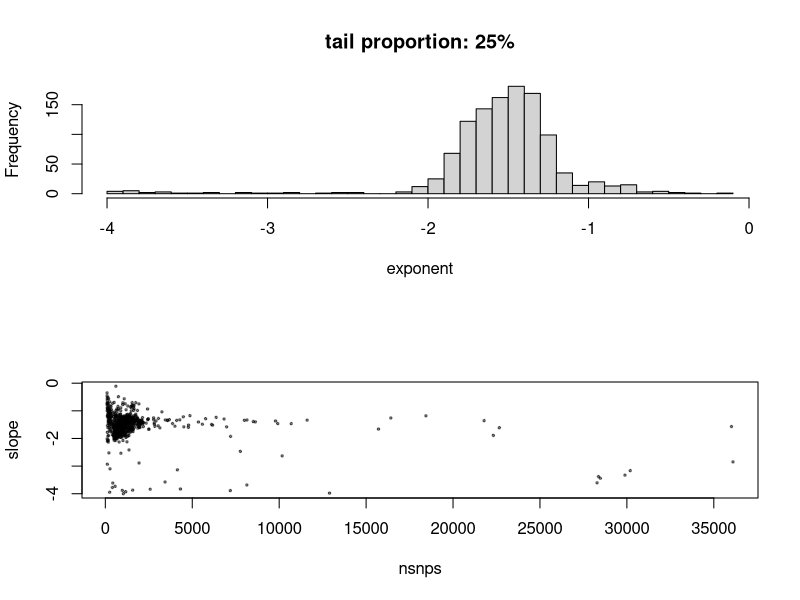
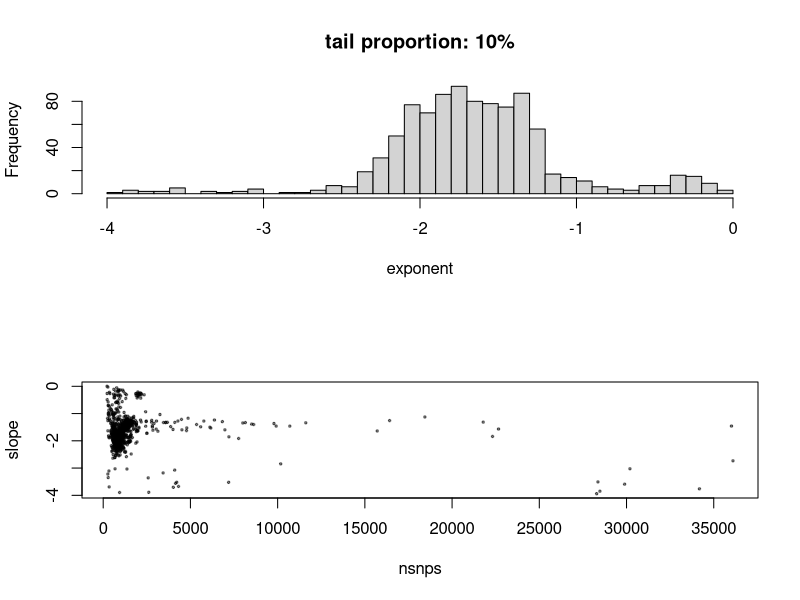

The R script that drew these images, in order:
#!/usr/bin/env Rscript

## First run with prop 25%
results <- read.table("snp_results_25.tsv")
pdf(file="results_25.pdf", width=6, height=8, pointsize=10)
layout((1:2))
with(subset(results, slope > -4), {
    hist(slope, breaks=50, xlab='exponent', main="tail proportion: 25%")
    plot(nsnps, slope, pch=20, cex=0.5, col=adjustcolor('black', 0.5))
})
dev.off()


## Next run with prop 10%
results <- read.table("snp_results_10.tsv")
pdf(file="results_10.pdf", width=6, height=8, pointsize=10)
layout((1:2))
with(subset(results, slope > -4), {
    hist(slope, breaks=50, xlab='exponent', main="tail proportion: 10%")
    plot(nsnps, slope, pch=20, cex=0.5, col=adjustcolor('black', 0.5))
})
dev.off()

